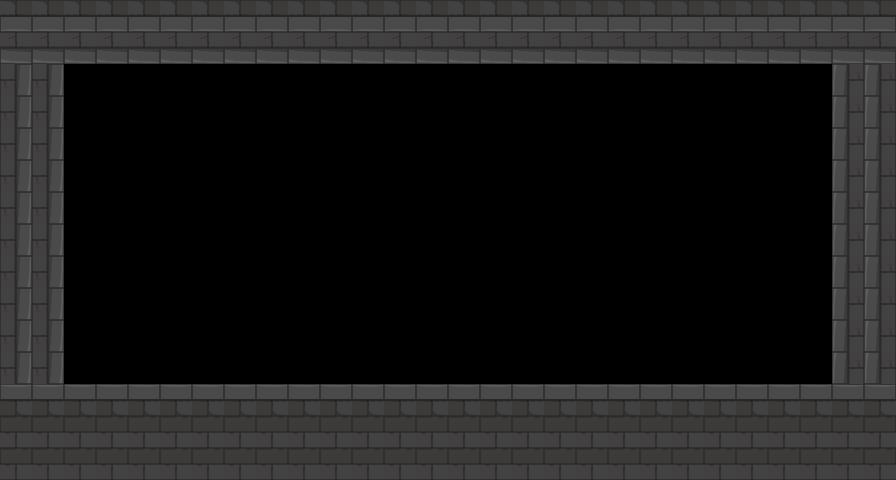

Below is a game level as drawn by its tile map, then a one-line description and the .tmx that defines it (tile-layer data replaced by summaries):
An orthogonal 28x15 tile map with 32x32 px tiles, 1 tile layer (platforms), 8 hidden layers not drawn.

<map version="1.4" tiledversion="1.4.2" orientation="orthogonal" renderorder="right-down" width="28" height="15" tilewidth="32" tileheight="32" infinite="0" nextlayerid="10" nextobjectid="1">
 <tileset firstgid="1" name="Tilemap_3" tilewidth="32" tileheight="32" tilecount="1056" columns="44">
  <image source="../../../tiles/myTiles/Tilemap_3.png" width="1408" height="768" />
 </tileset>
 <layer id="6" name="bd" width="28" height="15" visible="0">
  <data>[420 cells, 10 non-empty, 1 distinct tile ids]</data>
 </layer>
 <layer id="4" name="bgWall2" width="28" height="15" visible="0">
  <data>[420 cells, 56 non-empty, 11 distinct tile ids]</data>
 </layer>
 <layer id="5" name="bgWall1" width="28" height="15" visible="0">
  <data>[420 cells, 240 non-empty, 16 distinct tile ids]</data>
 </layer>
 <layer id="8" name="bgWall0" width="28" height="15" visible="0">
  <data>[420 cells, 23 non-empty, 7 distinct tile ids]</data>
 </layer>
 <layer id="2" name="bgTile" width="28" height="15" visible="0">
  <data>[420 cells, 95 non-empty, 18 distinct tile ids]</data>
 </layer>
 <layer id="9" name="Tile Layer 9" width="28" height="15" visible="0">
  <data>[420 cells, 76 non-empty, 5 distinct tile ids]</data>
 </layer>
 <layer id="3" name="furniture02" width="28" height="15" visible="0">
  <data>[420 cells, 83 non-empty, 36 distinct tile ids]</data>
 </layer>
 <layer id="7" name="furniture01" width="28" height="15" visible="0">
  <data>[420 cells, 8 non-empty, 1 distinct tile ids]</data>
 </layer>
 <layer id="1" name="platforms" width="28" height="15">
  <data>[420 cells, 180 non-empty, 3 distinct tile ids]</data>
 </layer>
</map>
